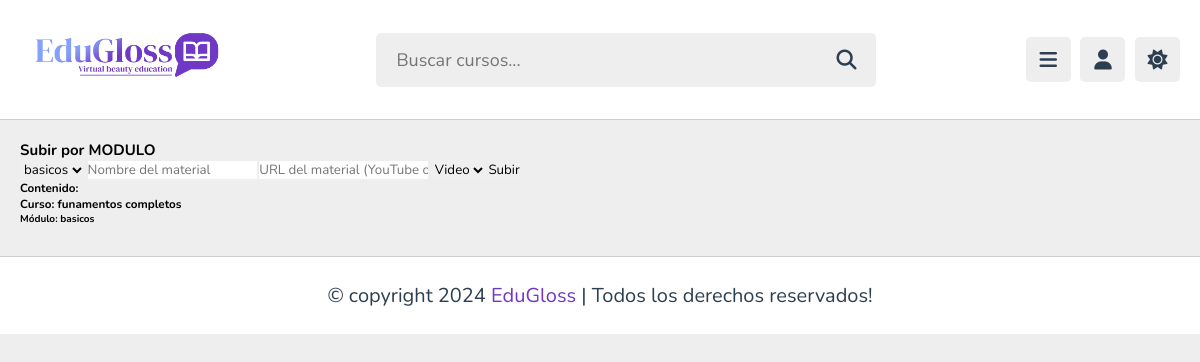
Before: /View/mdocente/Contenido.php (signed in) with the older database file.
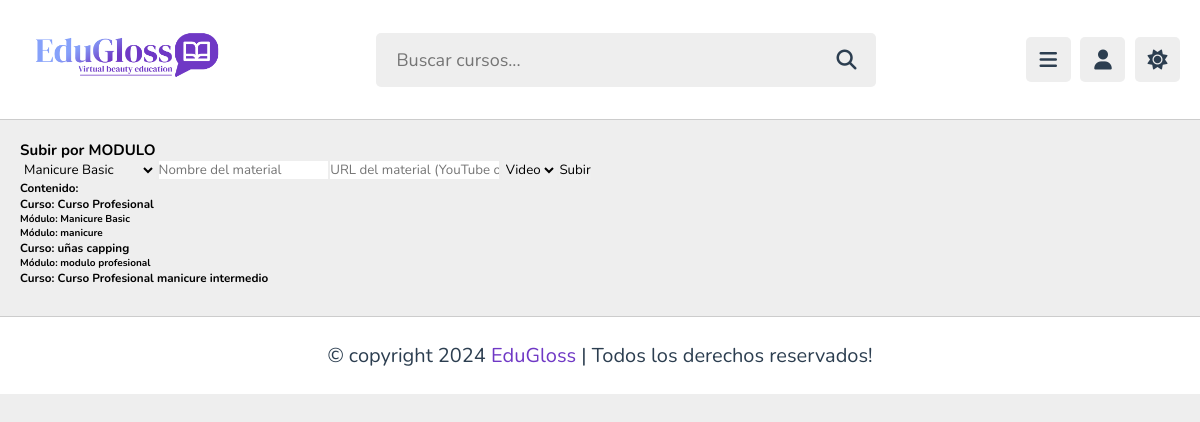
After: the same page with the newer database file.
### tables this page shows
CREATE TABLE `curso` (
  `id_curso` int(11) NOT NULL,
  `nombre` varchar(100) NOT NULL,
  `descripcion` text DEFAULT NULL,
  `precio` decimal(10,2) NOT NULL,
  `fecha_inicio` date DEFAULT NULL,
  `fecha_fin` date DEFAULT NULL,
  `estado` enum('disponible','cerrado') NOT NULL DEFAULT 'disponible'
);

CREATE TABLE `modulo` (
  `id_modulo` int(11) NOT NULL,
  `id_curso` int(11) NOT NULL,
  `nombre` varchar(100) NOT NULL,
  `descripcion` text DEFAULT NULL,
  `precio` decimal(10,2) NOT NULL,
  `estado` enum('disponible','cerrado') NOT NULL DEFAULT 'disponible'
);

### Controller/CursoModuloController.php (called while the page is built, shortened)
<?php
require_once __DIR__ . '/../Model/CursoModel.php';
require_once __DIR__ . '/../Model/ModuloModel.php';
class CursoController {
    private $model;
    public function __construct($db) {
        $this->model = new CursoModel ($db);
    }
    public function obtenerCursos() {
        return $this->model->obtenerCursos();
    }
}
class ModuloController {
    private $model;
    public function __construct($db) {
        $this->model = new ModuloModel($db);
    }
    public function obtenerModulos() {
        return $this->model->obtenerModulos();
    }
}

### Model/ModuloModel.php (called while the page is built, shortened)
<?php
class ModuloModel {
        private $db;
    public function __construct($db) {
        $this->db = $db;
    }
    public function obtenerModulos() {
        $result = $this->db->query("SELECT * FROM modulo");
        return $result->fetch_all(MYSQLI_ASSOC);
    }
}

### Model/CursoModel.php (called while the page is built, shortened)
<?php
class CursoModel {
    private $db;
    public function __construct($db) {
        $this->db = $db;
    }
    public function obtenerCursos() {
        $result = $this->db->query("SELECT * FROM curso");
        return $result->fetch_all(MYSQLI_ASSOC);
    }
}
?>

### View/mdocente/Contenido.php (the view, shortened to what this page needs)
<?php
require_once '../../Controller/CursoModuloController.php';
$db = new Database();
$conn = $db->getConnection();
$cursoCtrl = new CursoController($conn);
$moduloCtrl = new ModuloController($conn);
$cursos = $cursoCtrl->obtenerCursos();
$modulos = $moduloCtrl->obtenerModulos();
?>
<!DOCTYPE html>
<html lang="es">
<head>
   <link rel="stylesheet" href="https://cdnjs.cloudflare.com/ajax/libs/font-awesome/6.1.2/css/all.min.css">
   <link rel="stylesheet" href="../css/style_panel.css">
</head>
<body>
<header class="header">
    <section class="flex">
        <a href="docente_panel.php" class="logo">
            <img src="../img/LogoEGm.png" alt="EduGloss" style="height: 80px;">
        </a>
        <form action="search.html" method="post" class="search-form">
            <input type="text" name="search_box" required placeholder="Buscar cursos..." maxlength="100">
            <button type="submit" class="fas fa-search"></button>
        </form>
        <div class="icons">
            <div id="menu-btn" class="fas fa-bars"></div>
            <div id="user-btn" class="fas fa-user"></div>
            <div id="toggle-btn" class="fas fa-sun"></div>
        </div>
    </section>
</header>
<section class="home-grid">
<H2>Subir por MODULO</H2>
    <form method="POST" action="" enctype="multipart/form-data">
        <select name="id_modulo" required>
            <?php foreach ($modulos as $modulo): ?>
                <option value="<?= $modulo['id_modulo'] ?>"><?= $modulo['nombre'] ?></option>
            <?php endforeach; ?>
        </select>
        <input name="nombre" placeholder="Nombre del material" required>
        <input name="url" placeholder="URL del material (YouTube o PDF)" required>
        <select name="tipo" required>
            <option value="video">Video</option>
        </select>
        <button type="submit">Subir</button>
    </form>
<h3>Contenido:</h3>
<?php foreach ($cursos as $curso): ?>
    <h3>Curso: <?= htmlspecialchars($curso['nombre']) ?></h3>
    <?php
    $modulosDelCurso = array_filter($modulos, function($m) use ($curso) {
        return $m['id_curso'] == $curso['id_curso'];
    });
    ?>
    <?php foreach ($modulosDelCurso as $modulo): ?>
        <h4>Módulo: <?= htmlspecialchars($modulo['nombre']) ?></h4>
    <?php endforeach; ?>
<?php endforeach; ?>
</section>
<footer class="footer">
   &copy; copyright  2024 <span>EduGloss</span> | Todos los derechos reservados!
</footer>
</body>
</html>

### View/css/style_panel.css (style rules this page uses)
:root { --main-color:#6F38C5; --red:#e74c3c; --orange:#87A2FB; --light-color:#888; --light-color2:#e3edee; --light-bg:#eee; --black:#2c3e50; --white:#fff; --border:.1rem solid rgba(0,0,0,.2); }
* { font-family: 'Nunito', sans-serif; margin:0; padding:0; box-sizing: border-box; outline: none; border:none; text-decoration: none; }
html { font-size: 62.5%; overflow-x: hidden; }
body { background-color: var(--light-bg); padding-left: 30rem; }
section { padding:2rem; margin: 0 auto; max-width: 1200px; }
.header { position: sticky; top:0; left:0; right: 0; background-color: var(--white); z-index: 1000; border-bottom: var(--border); }
.header .flex { display: flex; align-items: center; justify-content: space-between; position: relative; padding: 1.5rem 2rem; }
.header .flex .logo { font-size: 2.5rem; color: var(--black); }
.header .flex .search-form { width: 50rem; border-radius: .5rem; background-color: var(--light-bg); padding:1.5rem 2rem; display: flex; gap:2rem; }
.header .flex .search-form input { width: 100%; font-size: 1.8rem; color:var(--black); background:none; }
.header .flex .search-form button { background:none; font-size: 2rem; cursor: pointer; color:var(--black); }
.header .flex .icons div { font-size: 2rem; color:var(--black); background-color: var(--light-bg); border-radius: .5rem; height: 4.5rem; width: 4.5rem; line-height: 4.5rem; cursor: pointer; text-align: center; margin-left: .7rem; }
.footer { background-color: var(--white); border-top: var(--border); position: sticky; bottom: 0; left: 0; right: 0; text-align: center; font-size: 2rem; padding:2.5rem 2rem; color:var(--black); margin-top: 1rem; z-index: 1000; }
.footer span { color:var(--main-color); }
@media (max-width:1200px) { body { padding-left: 0; } }

Changed rows visible on the page:
changed curso: nombre "funamentos completos" → "Curso Profesional"
changed modulo: nombre "basicos" → "Manicure Basic"
added modulo: nombre "manicure", shown under curso "Curso Profesional"
added curso: nombre "uñas capping"
added modulo: nombre "modulo profesional", shown under "uñas capping"
added curso: nombre "Curso Profesional manicure intermedio"
Other visible differences:
form field id_modulo: "basicos" → "Manicure Basic"
